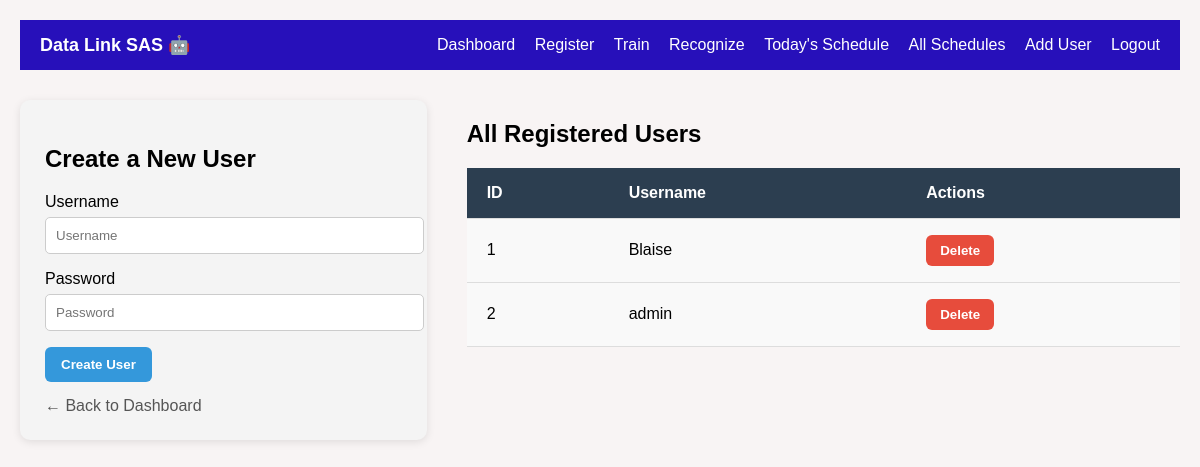
The page /create_user on the database as committed earlier.
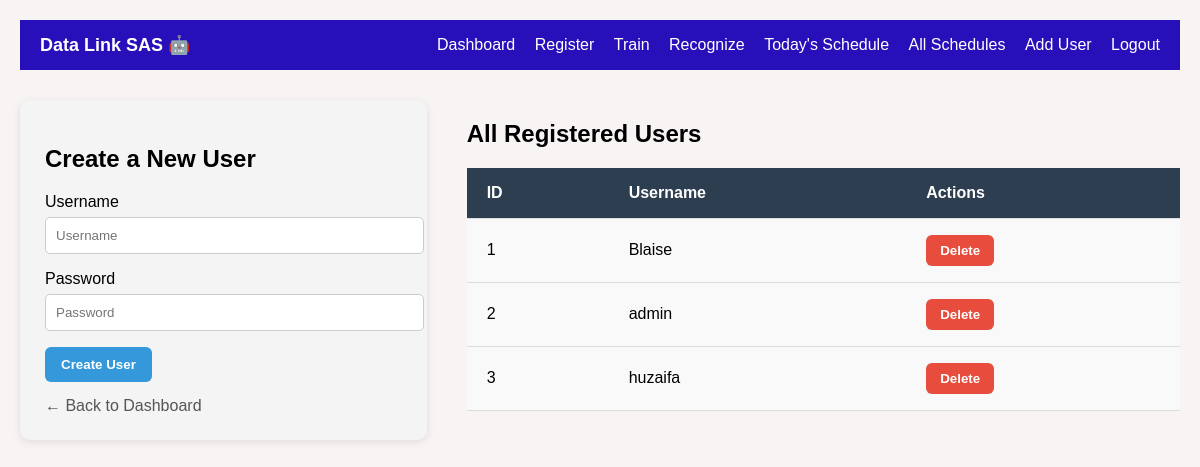
The same page on the database as committed later.
### tables this page shows
CREATE TABLE users (
            id INTEGER PRIMARY KEY AUTOINCREMENT,
            username TEXT NOT NULL UNIQUE,
            password TEXT NOT NULL,
            role TEXT NOT NULL DEFAULT 'user'
        );

### server.py (the view, shortened to what this page needs)
@app.route("/create_user", methods=["GET", "POST"])
def create_user():
    conn = sqlite3.connect(DB_NAME)
    cursor = conn.cursor()
    cursor.execute("SELECT id, username FROM users")
    users = cursor.fetchall()
    conn.close()
    return render_template("create_user.html", users=users)

### templates/create_user.html (shortened to what this page needs)
<!DOCTYPE html>
<html lang="en">
<head>
</head>
<body>
    <div class="topnav">
    <div class="logo">Data Link SAS 🤖</div>
    <div class="nav-links">
      <a href="{{url_for('dashboard')}}">Dashboard</a>
      <a href="{{url_for('register')}}">Register</a>
      <a href="/train">Train</a>
      <a href="/recognize">Recognize</a>
      <a href="/todays_attendance">Today's Schedule</a>
      <a href="/all_schedules">All Schedules</a>
      <a href="{{url_for('create_user')}}">Add User</a>
      <a href="/logout">Logout</a>
    </div>
  </div>
<div class="container">
  <div class="formdiv">
    <h2>Create a New User</h2>
    <form method="POST">
      <label>Username</label><br>
      <input type="text" name="username" placeholder="Username" required><br>
      <label>Password</label><br>
      <input type="password" name="password" placeholder="Password"><br>
      <button type="submit">Create User</button><br>
      <a href="{{url_for('dashboard')}}">← Back to Dashboard</a>
    </form>
  </div>
  <div class="user-table-wrapper">
    <h2>All Registered Users</h2>
    <table class="user-table">
      <tr>
        <th>ID</th>
        <th>Username</th>
        <th>Actions</th>
      </tr>
      {% for user in users %}
      <tr>
        <td>{{loop.index}}</td>
        <td>{{ user[1] }}</td>
        <td>
          <form action="{{ url_for('delete_user', user_id=user[0]) }}" method="POST" onsubmit="return confirm('Are you sure you want to delete this user?');">
            <button type="submit" class="delete-btn">Delete</button>
          </form>
        </td>
      </tr>
      {% endfor %}
    </table>
  </div>
</div>
</body>
</html>

### templates/create_user.html (style rules this page uses)
body { font-family: Arial, sans-serif; margin: 20px; background: #f8f4f4; }
.topnav { background-color: #2710ba; padding: 0px 20px; height: 50px; display: flex; justify-content: space-between; align-items: center; color: #fff; }
.topnav .logo { font-weight: bold; font-size: 18px; }
.topnav .nav-links a { color: #fff; margin-left: 15px; text-decoration: none; }
.container { display: flex; justify-content: space-between; align-items: flex-start; gap: 40px; margin-top: 30px; flex-wrap: wrap; }
.formdiv { flex: 1; min-width: 300px; max-width: 400px; background-color: #f4f4f4; padding: 25px; border-radius: 10px; box-shadow: 0 2px 8px rgba(0,0,0,0.1); }
.formdiv h2 { margin-bottom: 20px; }
.formdiv input { width: 100%; padding: 10px; margin-top: 6px; margin-bottom: 16px; border: 1px solid #ccc; border-radius: 5px; }
.formdiv button { background-color: #3498db; color: white; padding: 10px 16px; border: none; border-radius: 6px; cursor: pointer; font-weight: bold; }
.formdiv a { display: inline-block; margin-top: 15px; color: #555; text-decoration: none; }
.user-table-wrapper { flex: 2; min-width: 500px; }
.user-table { width: 100%; border-collapse: collapse; font-family: Arial, sans-serif; background-color: #f9f9f9; }
.user-table th, .user-table td { padding: 16px 20px; text-align: left; border-bottom: 1px solid #ddd; }
.user-table th { background-color: #2c3e50; color: #ffffff; font-size: 16px; }
.delete-btn { background-color: #e74c3c; color: white; padding: 8px 14px; border: none; border-radius: 6px; cursor: pointer; font-weight: bold; }

Rows that differ between the two databases and show on the page:
added users: username "huzaifa"
